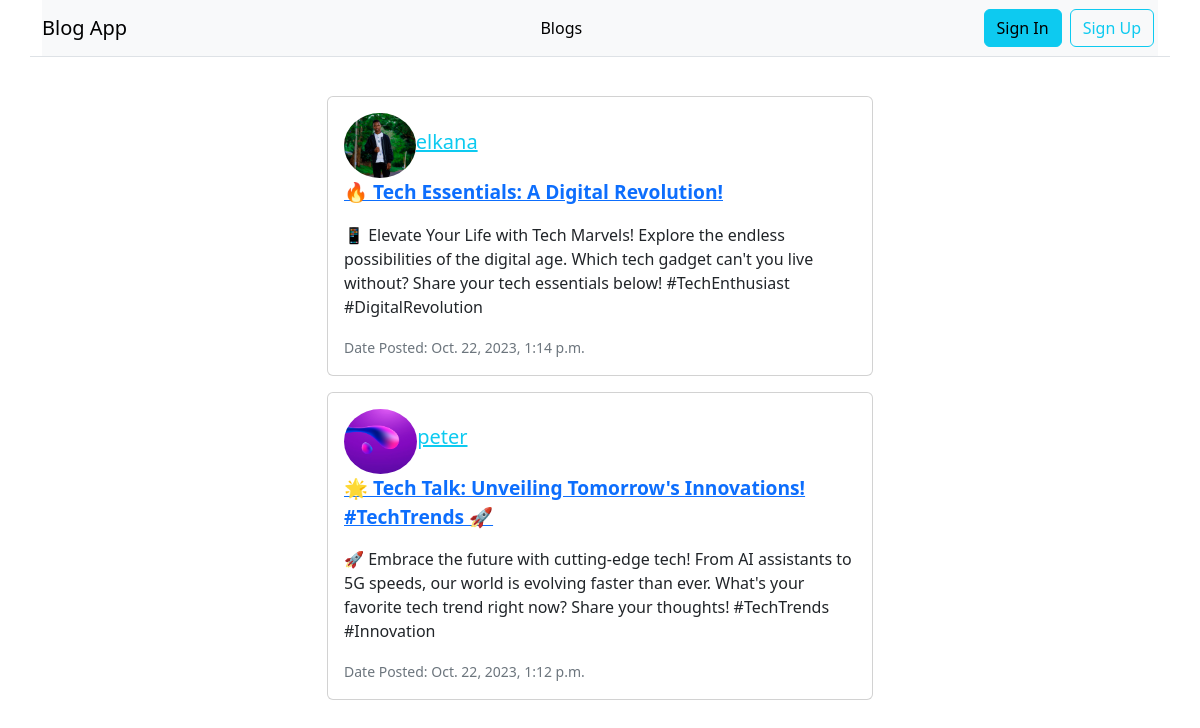
The page /blogs/all/ on the database its author committed.
### blog/models.py (models this page shows, shortened)
class Blog(models.Model):
    title = models.CharField(max_length=200)
    content = models.TextField()
    date_posted = models.DateTimeField(default=timezone.now)
    author = models.ForeignKey(User, on_delete=models.CASCADE)
    class Meta:
        ordering = ['-date_posted']

### users/models.py (models this page shows, shortened)
class Profile(models.Model):
    user = models.OneToOneField(User, on_delete=models.CASCADE)
    image = models.ImageField(default='default.jpg', upload_to='profile_pics')

### blog/views.py (the view)
# urls.py: path('all/', views.blogs, name='blogs'),
def blogs(request):
    blogs = Blog.objects.all()
    context = {
        'title' : 'Blogs',
        'blogs' : blogs,
    }
    return render(request, 'blog/blogs.html', context)

### blog/templates/blog/blogs.html
{% extends 'blog/main.html' %}
{% block content %}
  {% load crispy_forms_tags %}
  <div class="container mt-5">
    <div class="row mt-5 pt-5">
      <div class="col-md-6 offset-md-3">
        {% for blog in blogs %}
        <div class="card mb-3">
          <div class="card-body">
            <div>
              <div style="display: flex; align-items: center;">
                <img class="ml-auto rounded-circle account-img"
                  src="{{ blog.author.profile.image.url }}"
                  alt="{{ user.username }}"
                  height="65"
                />
                <h5 class="text-muted">
                  <a class="text-info text-sm" href="{% url 'profile' blog.author.pk %}">{{ blog.author.username }}</a>
                </h5>
              </div>
              <a class="text-primary" style="font-size: 1.2rem; font-weight: bold; flex: 1;" href="{% url 'detail' blog.pk %}">{{ blog.title }}</a>
            </div>
            <p class="mt-3">{{ blog.content }}</p>
            <small class="text-secondary">Date Posted: {{ blog.date_posted }}</small>
          </div>
        </div>
        {% empty %}
        <p class="text-info">No blogs available.</p>
        {% endfor %}
      </div>
    </div>
  </div>
{% endblock %}

### blog/templates/blog/main.html (shortened to what this page needs)
<!DOCTYPE html>
<html lang="en">
  <head>
    <link
      rel="stylesheet"
      href="https://cdnjs.cloudflare.com/ajax/libs/bootstrap/5.3.2/css/bootstrap.min.css"
    />
  </head>
  <body>
    <div class="container border-bottom mb-3 fixed-top">
      <nav class="navbar navbar-light bg-light navbar-expand-lg">
        <a href="{% url 'blogs' %}" class="navbar-brand">Blog App</a>
        <div class="collapse navbar-collapse" id="navbarNav">
          <ul class="navbar-nav d-flex mx-auto">
            <li class="nav-item">
              <a href="{% url 'blogs' %}" class="nav-link active">Blogs</a>
            </li>
          </ul>
          <ul class="navbar-nav ml-auto">
            {% if user.is_authenticated %}
            <li class="nav-item">
              <a href="{% url 'profile' user.pk %}" class="btn btn-info mx-1">Profile</a>
            </li>
            <li class="nav-item">
              <a href="{% url 'signout' user.username %}" class="btn btn-info mx-1">Sign Out</a>
            </li>
            {% else %}
            <li class="nav-item">
              <a href="{% url 'signin' %}" class="btn btn-info mx-1">Sign In</a>
            </li>
            <li class="nav-item">
              <a href="{% url 'signup' %}" class="btn btn-outline-info mx-1"
                >Sign Up</a
              >
            </li>
            {% endif %}
          </ul>
        </div>
      </nav>
    </div>
     {% block content %} {% endblock %}
  </body>
</html>

### rows shown on the page
Blog: author.profile.image (placeholder picture), author.username "elkana", title "🔥 Tech Essentials: A Digital Revolution!", content "📱 Elevate Your Life with Tech Marvels! Explore the endless possibilities of the digital age. Which tech gadget can't you live without? Share your tech essentials below! #TechEnthusiast #DigitalRevolution", date_posted "Oct. 22, 2023, 1:14 p.m."
Blog: author.profile.image (picture), author.username "peter", title "🌟 Tech Talk: Unveiling Tomorrow's Innovations! #TechTrends 🚀", content "🚀 Embrace the future with cutting-edge tech! From AI assistants to 5G speeds, our world is evolving faster than ever. What's your favorite tech trend right now? Share your thoughts! #TechTrends #Innovation", date_posted "Oct. 22, 2023, 1:12 p.m."
